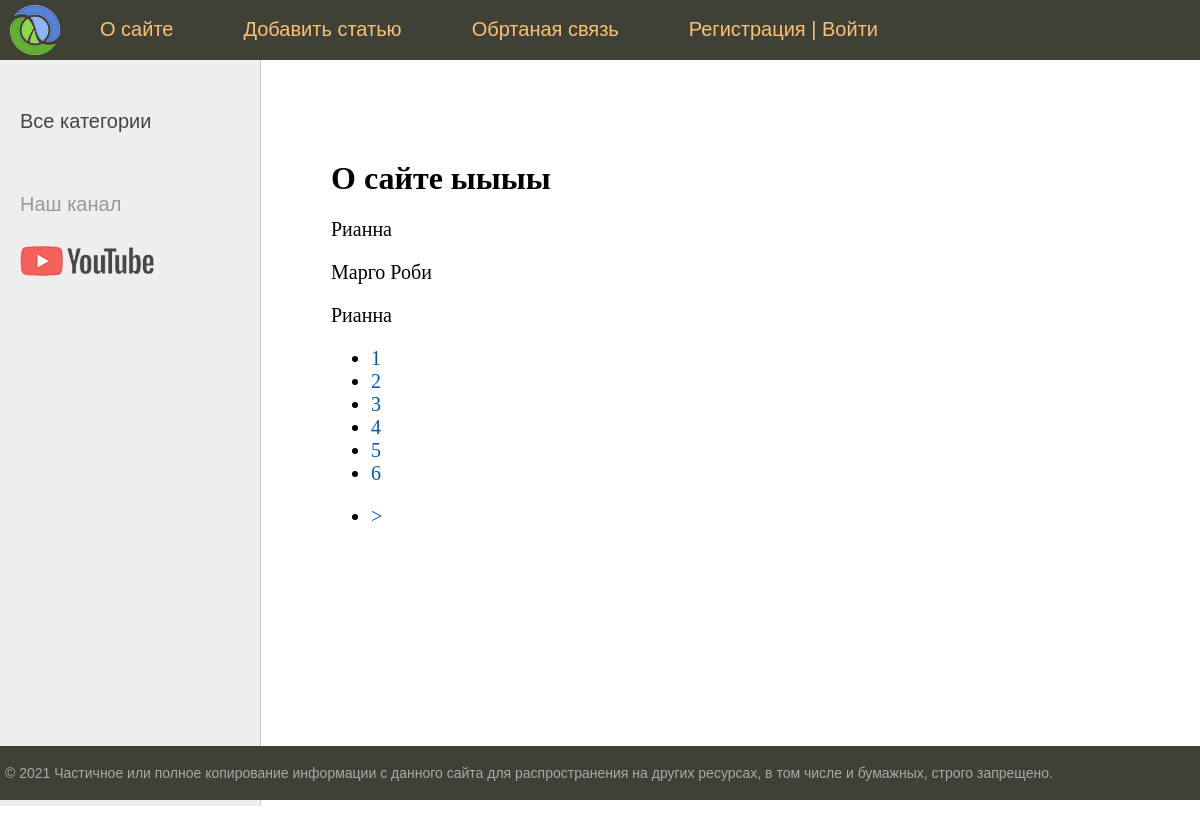
The page /about/ on the database its author committed.
### women/models.py (models this page shows, shortened)
class Women(models.Model):
    title = models.CharField(max_length=255, verbose_name='Загаловок')
    slug = models.SlugField(max_length=255, unique=True, db_index=True, verbose_name="URL")
    content = models.TextField(blank=True, verbose_name='Текст статьи')
    photo = models.ImageField(upload_to="photos/%Y/%m/%d/", verbose_name='Фото')
    time_create = models.DateTimeField(auto_now_add=True, verbose_name='Время создания')
    time_update = models.DateTimeField(auto_now=True, verbose_name='Время изменения')
    is_published = models.BooleanField(default=True, verbose_name='Публикация')
    cat = models.ForeignKey('Category', on_delete=models.PROTECT, verbose_name='Категория')
    def __str__(self):
        return self.title
    class Meta:
        verbose_name = 'Известные женщины'
        verbose_name_plural = 'Известные женщины'
        ordering = ['time_create', 'title']

### women/views.py (the view)
# urls.py: path('about/', about, name='about'),
def about(request):
    contact_list = Women.objects.all()
    paginator = Paginator(contact_list, 3)
    page_number = request.GET.get('page')
    page_obj = paginator.get_page(page_number)
    return render(request, 'women/about.html', {'page_obj': page_obj, 'menu': menu, 'title': 'О сайте ыыыы'})

### women/templates/women/about.html
{% extends 'women/base.html' %}
{% block content %}
<h1>{{title}}</h1>
{% for contact in page_obj %}
<p>{{ contact }}</p>
{% endfor %}
<nav>
    <ul>
        {% for p in page_obj.paginator.page_range %}
        <li>
            <a href="?page={{ p }}">{{p}}</a>
        </li>
        {% endfor %}
    </ul>
</nav>
{% endblock %}

### women/static/women/css/styles.css (style rules this page uses)
html, body { font-family: 'Arial'; margin: 0; padding: 0; height: 100%; width: 100%; color: #444; }
a { color: #0059b2; text-decoration: none; }
.content-text h1 { font-size: 32px; }

### rows shown on the page
Women: title "Рианна"
Women: title "Марго Роби"
Women: title "Рианна"

### other values the page prints
{{ m.title }} "О сайте" "Добавить статью" "Обртаная связь"
{{ title }} "О сайте ыыыы"
{{ p }} "1" "2" "3" "4" "5" "6"
